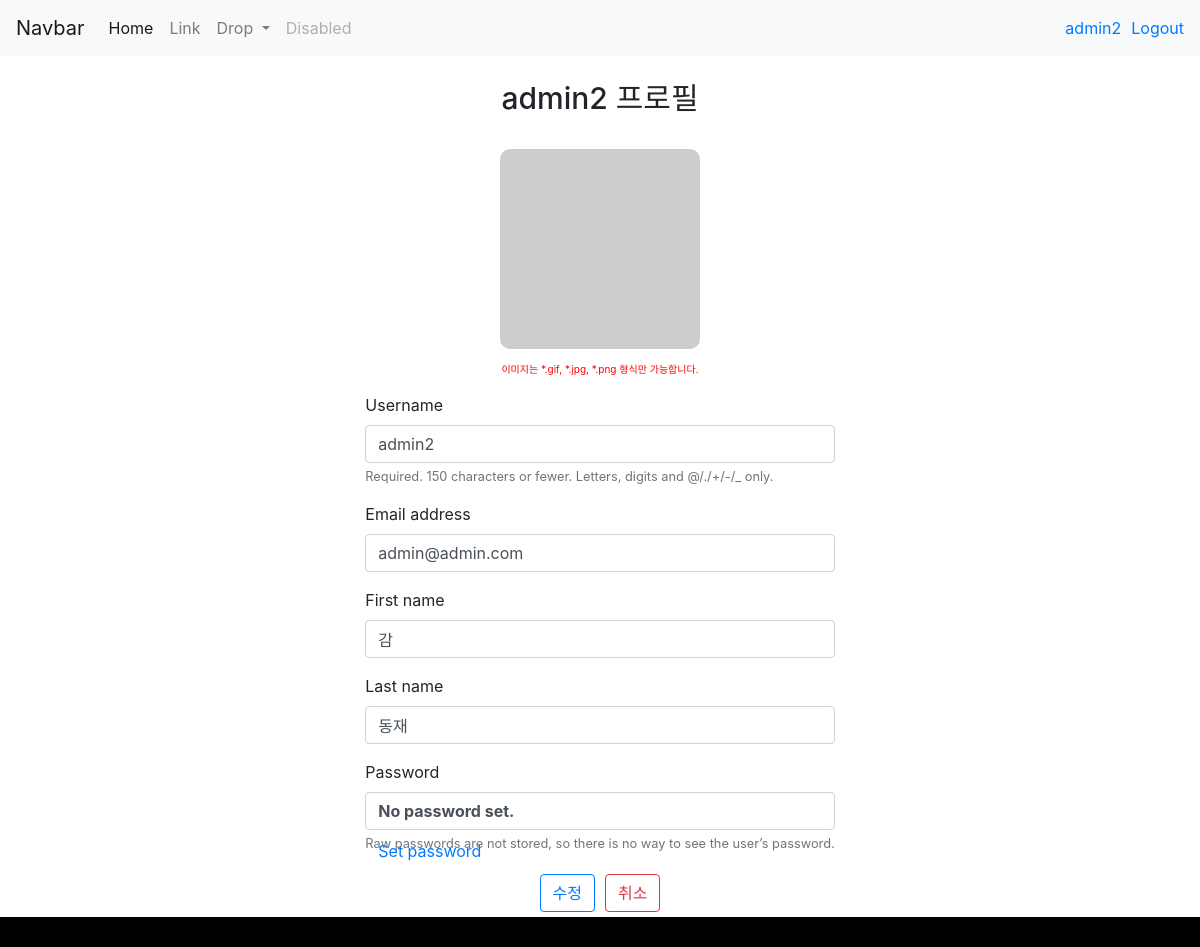
/accounts/edit_profile/ (signed in), run on the app's committed database.
### accounts/models.py (models this page shows, shortened)
class User(AbstractUser):
    profile_name = models.CharField(max_length=100)
    profile_image = models.ImageField(upload_to="image/profile_image", blank=True )

### accounts/views.py (the view)
# urls.py: path('edit_profile/', views.edit_profile ,name='edit_profile'),
@login_required
def edit_profile(request):
      if request.method == 'POST':
          form = CustomUserChangeForm(request.POST ,instance=request.user)
          if form.is_valid():
              user = form.save()
              try:
                user.profile_image =request.FILES['image']
                user.save()
              except:
                print('error')
              return redirect('accounts:index')
      else:
          form = CustomUserChangeForm(instance=request.user)
      context = {
          'form': form,
      }
      return render(request,'accounts/edit_profile.html',context)

### accounts/forms.py
class CustomUserChangeForm(UserChangeForm):
      class Meta:
        model = get_user_model()
        fields = ['username', 'email', 'first_name', 'last_name']

### templates/accounts/edit_profile.html (shortened to what this page needs)
{% extends 'base.html' %}
{% load bootstrap4 %}
{% block content %}
<div class="container d-flex flex-column align-items-center col-auto" style="margin-bottom:50px width:300px;">
    <h1 style ='font-size: 30px; margin-top:20px;'>{{user}} 프로필</h1>
    <form  action="" method="POST" method="POST" enctype="multipart/form-data">
        <div class = 'd-flex flex-column justify-content-center align-items-center ' style = 'margin-top: 20px;'>
            <label for="input-image">
                {% if user.profile_image %}
                    <img style="border-radius: 10px; width:200px; height:200px;margin:5px;" id="preview-image" src="{{ user.profile_image.url }}">
                {% else %}
                    <img style="border-radius: 10px; width:200px; height:200px;margin:5px;" id="preview-image" src="https://dummyimage.com/200x200/000/fff">
                {% endif %}
            </label>
            <p style="color:red;font-size:10px;">이미지는 *.gif, *.jpg, *.png 형식만 가능합니다. </p>
        </div>
        {% bootstrap_form form %}
        <div class = "d-flex justify-content-center margint-top:5px; ">
            <button class = 'btn btn-outline-primary' style = "margin:5px;"  type="submit">수정</button>
            <a href="{% url 'accounts:index' %}">
                <button class='btn btn-outline-danger' style = "margin:5px;" type="button" >취소</button>
            </a>
        </div>
    </form>
</div>
{% endblock content %}

### templates/base.html (shortened to what this page needs)
{% load static %}
<!DOCTYPE html>
<html lang="en">
<head>
    <link rel="stylesheet" href="{% static 'css/style.css' %}" type="text/css"/>
    <link rel="stylesheet" href="https://cdn.jsdelivr.net/npm/bootstrap@4.5.3/dist/css/bootstrap.min.css">
</head>
<body>
    <header>
        <nav class="navbar navbar-expand-lg navbar-light bg-light">
            <a class="navbar-brand" href="{% url 'photos:index' %}">Navbar</a>
            <div class="collapse navbar-collapse" id="navbarSupportedContent">
                <ul class="navbar-nav mr-auto">
                    <li class="nav-item active">
                        <a class="nav-link" href="#">Home <span class="sr-only">(current)</span></a>
                    </li>
                    <li class="nav-item">
                        <a class="nav-link" href="#">Link</a>
                    </li>
                    <li class="nav-item dropdown">
                        <a class="nav-link dropdown-toggle" href="#" id="navbarDropdown" role="button" data-toggle="dropdown" aria-haspopup="true" aria-expanded="false">
                            Drop
                        </a>
                    </li>
                    <li class="nav-item">
                        <a class="nav-link disabled" href="#" tabindex="-1" aria-disabled="true">Disabled</a>
                    </li>
                </ul>
                {% if user.is_authenticated %}
                    <a href="{% url 'accounts:profile' user.username  %}">
                        <div style="margin:6px; margin-right: 10px;" >{{ user.username }}</div>
                    </a>
                    <a href="{% url 'accounts:logout' %}">Logout</a>
                {% else %}
                    <a href="{% url 'accounts:login' %}"><div style="margin:6px; margin-right: 10px;">Login</div></a>
                    <a href="{% url 'accounts:signup' %}">Signup</a>
                {% endif %}
            </div>
        </nav>
    </header>
    <main style="margin-top: 60px; " >
        {% block content %}
        {% endblock %}
    </main>
    <footer>
    </footer>
</body>
</html>

### static/css/style.css (style rules this page uses)
header { position: fixed; top: 0; left: 0; right: 0; }
h1 { text-align: center; }
main { min-height: 800px; }
footer { height: 30px; background-color: black; }
body { flex-direction: column; justify-content: center; text-align: center; }

### data on the page
User: username "admin2", email "admin@admin.com", first_name "감", last_name "동재"
